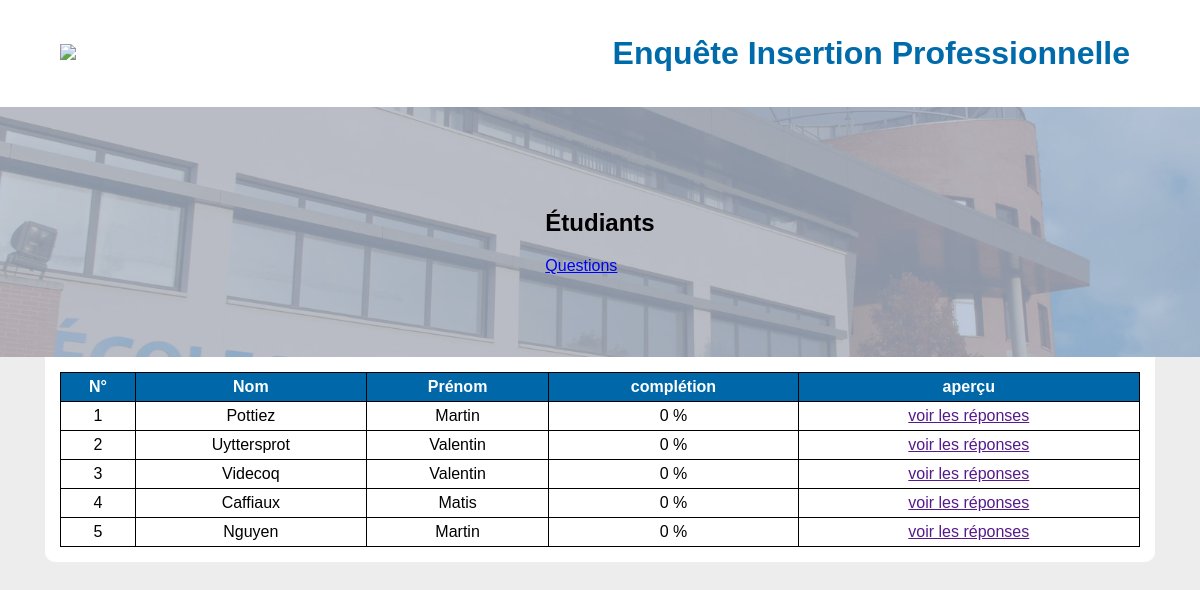
The page /users.php on the database its author committed.
### tables this page shows
CREATE TABLE `utilisateurs` (
  `id` int(11) NOT NULL,
  `nom` varchar(50) NOT NULL,
  `prenom` varchar(50) NOT NULL,
  `mail` varchar(255) NOT NULL,
  `password` varchar(255) NOT NULL,
  `auth` int(11) NOT NULL DEFAULT '1',
  `token` varchar(50) NOT NULL
);

### users.php (the view, shortened to what this page needs)
<!DOCTYPE html>
<html>
    <head>
        <link rel="stylesheet" type="text/css" href="style.css?d=3"/>
		<?php include 'connect_db.php'?>
    </head>
    <body>
		<header class="flex jc-center center">
			<div class="wrapper flex jc-sb ai-center">
				<div>
					<a href="index.php"><img src="img/logo.png" width="200"/></a>
				</div>
				<div>
					<h1>Enquête Insertion Professionnelle</h1>
				</div>
			</div>
		</header>
			<div class="subheader">
				<div class="subheader-grey flex jc-center ai-center">
					<div>
						<h2>Étudiants</h2>
						<a href="questions.php">Questions</a>
					</div>
				</div>
			</div>
			<div class="flex jc-center center">
				<div class="wrapper">
					<?php
						$taille = $db->query('SELECT count(*) as `nb_questions` from questions');
						$var = $taille->fetch();
						$nb_questions=$var[0];
						$reponse =$db->query('SELECT * FROM utilisateurs');
						echo '<table class="center">';
						echo '<tr><th>N°</th><th>Nom</th><th>Prénom</th><th>complétion</th><th>aperçu</th></tr>';
						while ($donnees = $reponse->fetch()){
							$traitement= $db->prepare('SELECT count(*) FROM reponses WHERE idU = ?');
							$traitement->execute(array($donnees['id']));
							$rep=$traitement->fetch();
							echo '<tr><td>'.$donnees['id'].'</td><td>'.$donnees['nom'].'</td><td>'.$donnees['prenom'].'</td><td>'.(($rep[0]/$nb_questions)*100).' %</td><td><a href="">voir les réponses</a></td></tr>';
						}
						echo '</table>';
					?>
				</div>
			</div>
	</body>
</html>

### style.css (style rules this page uses)
body { font-family: 'Helvetica'; padding:0; margin:0; background-color:#ededed; }
header { background-color:#fff; padding:10px; }
.subheader { background-image:url('img/bg.jpg'); background-repeat:no-repeat; background-position:center center; background-size:cover; height:250px; }
.subheader-grey { width:100%; height:100%; background-color:rgba(175,187,207,0.8); }
table { border-collapse:collapse; width:100%; }
table th { background-color:#0068a9; color:#fff; border:1px solid #004977; }
table td, table th { border:1px solid black; padding:5px; }
h1 { color:#006baa; padding:10px; margin:0; }
.flex { display:flex; flex-wrap:wrap; }
.ai-center { align-items: center; }
.jc-center { justify-content: center; }
.jc-sb { justify-content: space-between; }
.center { text-align:center; }
.wrapper { width:1080px; padding:15px; border-radius:0 0 10px 10px; background-color:#fff; }

### rows shown on the page
utilisateurs: id "1", nom "Pottiez", prenom "Martin", nb_questions "0"
utilisateurs: id "2", nom "Uyttersprot", prenom "Valentin", nb_questions "0"
utilisateurs: id "3", nom "Videcoq", prenom "Valentin", nb_questions "0"
utilisateurs: id "4", nom "Caffiaux", prenom "Matis", nb_questions "0"
utilisateurs: id "5", nom "Nguyen", prenom "Martin", nb_questions "0"
